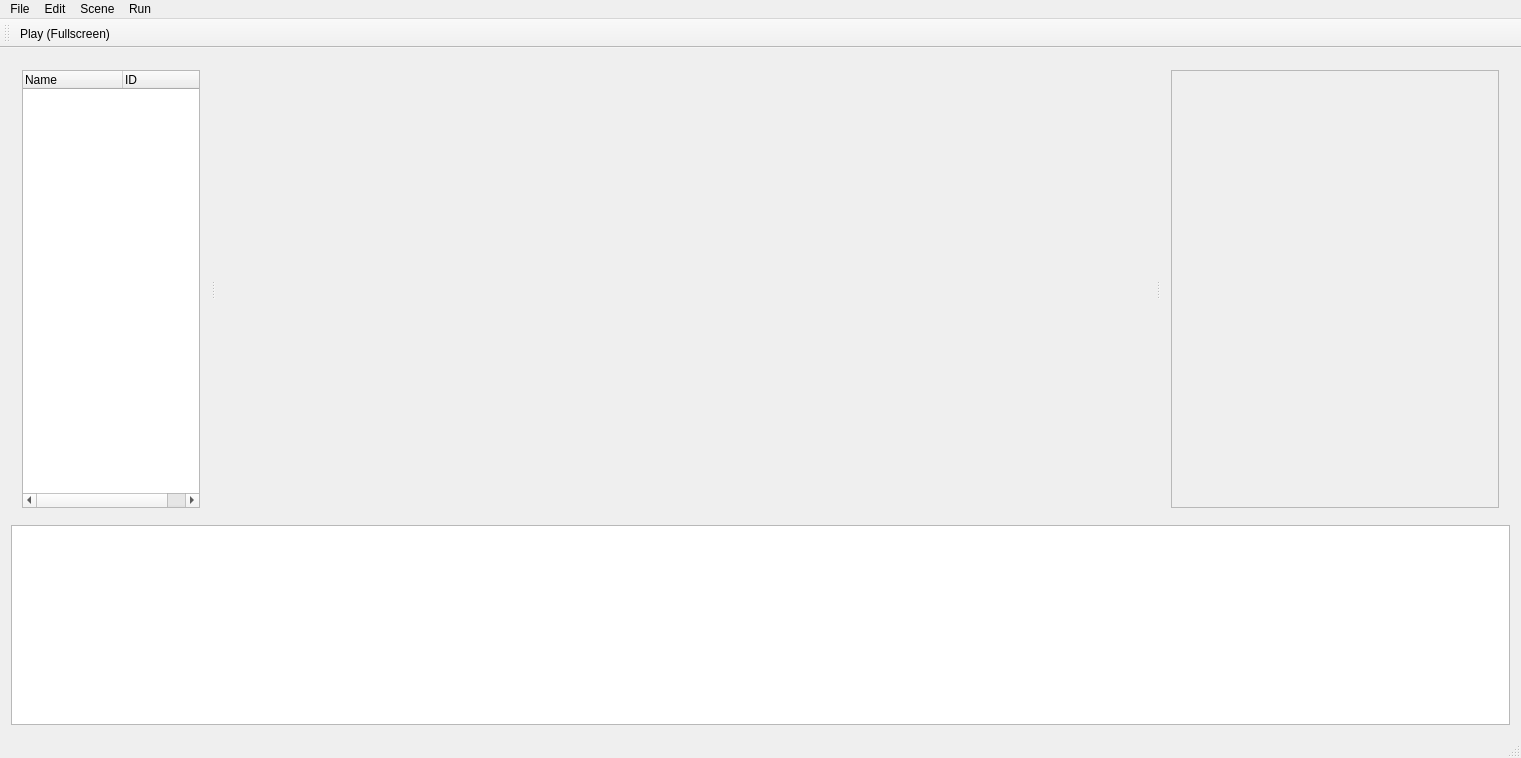
<?xml version="1.0" encoding="UTF-8"?>
<ui version="4.0">
 <class>MainWindow</class>
 <widget class="QMainWindow" name="MainWindow">
  <property name="geometry">
   <rect>
    <x>0</x>
    <y>0</y>
    <width>1521</width>
    <height>758</height>
   </rect>
  </property>
  <property name="windowTitle">
   <string>Tomato Engine</string>
  </property>
  <widget class="QWidget" name="centralWidget">
   <property name="styleSheet">
    <string notr="true"/>
   </property>
   <layout class="QHBoxLayout" name="horizontalLayout">
    <item>
     <layout class="QVBoxLayout" name="verticalLayout">
      <item>
       <widget class="QSplitter" name="splitter">
        <property name="orientation">
         <enum>Qt::Horizontal</enum>
        </property>
        <widget class="QWidget" name="leftPanel" native="true">
         <property name="maximumSize">
          <size>
           <width>200</width>
           <height>16777215</height>
          </size>
         </property>
         <layout class="QHBoxLayout" name="horizontalLayout_3">
          <item>
           <layout class="QVBoxLayout" name="verticalLayout_4">
            <item>
             <widget class="QTreeWidget" name="Outliner">
              <property name="dragDropMode">
               <enum>QAbstractItemView::DragDrop</enum>
              </property>
              <property name="defaultDropAction">
               <enum>Qt::MoveAction</enum>
              </property>
              <column>
               <property name="text">
                <string>Name</string>
               </property>
              </column>
              <column>
               <property name="text">
                <string>ID</string>
               </property>
              </column>
             </widget>
            </item>
           </layout>
          </item>
         </layout>
        </widget>
        <widget class="QWidget" name="layoutWidget">
         <layout class="QVBoxLayout" name="OpenGLLayout"/>
        </widget>
        <widget class="QWidget" name="rightPanel" native="true">
         <property name="maximumSize">
          <size>
           <width>350</width>
           <height>16777215</height>
          </size>
         </property>
         <layout class="QVBoxLayout" name="verticalLayout_2">
          <item>
           <widget class="QScrollArea" name="scrollArea">
            <property name="maximumSize">
             <size>
              <width>350</width>
              <height>16777215</height>
             </size>
            </property>
            <property name="widgetResizable">
             <bool>true</bool>
            </property>
            <widget class="QWidget" name="scrollAreaWidgetContents">
             <property name="geometry">
              <rect>
               <x>0</x>
               <y>0</y>
               <width>330</width>
               <height>448</height>
              </rect>
             </property>
            </widget>
           </widget>
          </item>
         </layout>
        </widget>
       </widget>
      </item>
      <item>
       <widget class="QPlainTextEdit" name="LogOutput">
        <property name="maximumSize">
         <size>
          <width>16777215</width>
          <height>200</height>
         </size>
        </property>
        <property name="focusPolicy">
         <enum>Qt::NoFocus</enum>
        </property>
       </widget>
      </item>
     </layout>
    </item>
   </layout>
  </widget>
  <widget class="QMenuBar" name="menuBar">
   <property name="geometry">
    <rect>
     <x>0</x>
     <y>0</y>
     <width>1521</width>
     <height>21</height>
    </rect>
   </property>
   <widget class="QMenu" name="menuFile">
    <property name="title">
     <string>File</string>
    </property>
    <widget class="QMenu" name="menuCreate_New">
     <property name="title">
      <string>Create New...</string>
     </property>
     <addaction name="actionEmpty_Entity"/>
     <addaction name="spawnCube"/>
     <addaction name="spawnSphere"/>
     <addaction name="spawnPlane"/>
     <addaction name="createBSpline"/>
    </widget>
    <addaction name="menuCreate_New"/>
    <addaction name="actionExit"/>
   </widget>
   <widget class="QMenu" name="menuEdit">
    <property name="title">
     <string>Edit</string>
    </property>
    <addaction name="actionToggle_Wireframe"/>
   </widget>
   <widget class="QMenu" name="menuRun">
    <property name="title">
     <string>Run</string>
    </property>
    <addaction name="actionPlay"/>
    <addaction name="actionPlay_in_Editor"/>
   </widget>
   <widget class="QMenu" name="menuScene">
    <property name="title">
     <string>Scene</string>
    </property>
    <addaction name="sceneCreateNew"/>
    <addaction name="sceneOpen"/>
    <addaction name="sceneSave"/>
   </widget>
   <addaction name="menuFile"/>
   <addaction name="menuEdit"/>
   <addaction name="menuScene"/>
   <addaction name="menuRun"/>
  </widget>
  <widget class="QToolBar" name="mainToolBar">
   <attribute name="toolBarArea">
    <enum>TopToolBarArea</enum>
   </attribute>
   <attribute name="toolBarBreak">
    <bool>false</bool>
   </attribute>
   <addaction name="actionPlay"/>
  </widget>
  <widget class="QStatusBar" name="statusBar"/>
  <action name="actionToggle_Wireframe">
   <property name="checkable">
    <bool>true</bool>
   </property>
   <property name="text">
    <string>Toggle Wireframe</string>
   </property>
   <property name="shortcut">
    <string>Ctrl+W</string>
   </property>
  </action>
  <action name="actionExit">
   <property name="text">
    <string>Exit</string>
   </property>
   <property name="shortcut">
    <string>Esc</string>
   </property>
  </action>
  <action name="spawnCube">
   <property name="text">
    <string>Cube</string>
   </property>
  </action>
  <action name="spawnSphere">
   <property name="text">
    <string>Sphere</string>
   </property>
  </action>
  <action name="spawnPlane">
   <property name="text">
    <string>Plane</string>
   </property>
  </action>
  <action name="actionPlay">
   <property name="text">
    <string>Play (Fullscreen)</string>
   </property>
   <property name="shortcut">
    <string>Alt+P</string>
   </property>
  </action>
  <action name="actionPlay_in_Editor">
   <property name="text">
    <string>Play in Editor</string>
   </property>
  </action>
  <action name="actionEmpty_Entity">
   <property name="text">
    <string>Empty Entity</string>
   </property>
  </action>
  <action name="actionCreate_New">
   <property name="text">
    <string>Create New...</string>
   </property>
  </action>
  <action name="sceneCreateNew">
   <property name="text">
    <string>Create New...</string>
   </property>
  </action>
  <action name="sceneOpen">
   <property name="text">
    <string>Open</string>
   </property>
  </action>
  <action name="sceneSave">
   <property name="text">
    <string>Save</string>
   </property>
  </action>
  <action name="sceneSaveAs">
   <property name="text">
    <string>Save as</string>
   </property>
  </action>
  <action name="createBSpline">
   <property name="text">
    <string>BSpline</string>
   </property>
  </action>
 </widget>
 <layoutdefault spacing="6" margin="11"/>
 <resources/>
 <connections/>
</ui>
